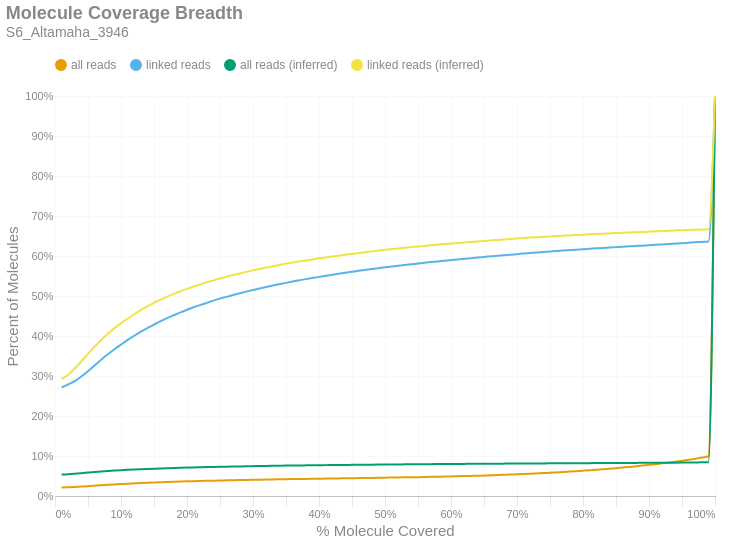

Notebook cell for this chart:
### Markdown cell above
### Molecule Read Coverage
This chart shows molecule coverage breadth as computed by the number of bases aligned to that molecule. In other words, "*how much of each unique long molecule is actually sequenced/aligned?*" Keep in mind there is a distinction between sequences and alignments, since some sequences belonging to a particular molecule may not align well and wouldn't appear in the alignment data. This chart also shows molecule coverage breadth as computed by the *inferred fragment* from which the aligned sequences originate. Unlike read coverage, this calculation takes into account the total insert size, including unsequenced gaps between the forward and reverse reads. Like the previous figures, these are cumulative percents.

### Code cell
if SKIPLR:
    print_html(f"Skipped")
else:
    binned_df = consolidated_hist(valids['coverage_bp'], mask, 0.01, True)
    binned_df_inf = consolidated_hist(valids['coverage_inserts'], mask, 0.01, True)
    binned_df = binned_df.with_columns(pl.lit(binned_df_inf['all reads (cumsum)']).alias('all reads (inferred)'))
    binned_df = binned_df.with_columns(pl.lit(binned_df_inf['linked reads (cumsum)']).alias('linked reads (inferred)'))
    binned_df = binned_df.with_columns(
        (pl.col('bin').cast(pl.Float64) + 0.01).alias('right_edge')
    )

    with SafeRender(binned_df):
        (
            density_plot(binned_df, 'Molecule Coverage Breadth', samplename, 'molcov', ['all reads (inferred)','linked reads (inferred)'])
            .encode(
                #x=alt.X('bin:Q', title="% Molecule Covered").axis(format = '%').scale(padding=0),
                x=alt.X('right_edge:Q', title="% Molecule Covered").axis(format='%').scale(padding=0),
                y=alt.Y('value:Q', title='Percent of Molecules')
                    .axis(format='%')
                    .stack(False)
                    .scale(domainMin=0, padding=0),
                color=alt.Color("key:N").scale(domain = ["all reads", "linked reads", "all reads (inferred)", "linked reads (inferred)"]),
                tooltip = [
                    alt.Tooltip("key:N", title = "Data Type"),
                    alt.Tooltip("range_label:N", title="% Molecule Covered"),
                    alt.Tooltip("value:Q", format = ".2%", title="% Molecules")
                ]
            )
        ).display()

### Figure 1 — Vega-Lite specification as saved in the notebook (floating-point values rounded to 4 significant figures)
{"width": "container", "height": 400, "config": {"title": {"anchor": "start", "dy": -15, "fontSize": 18, "color": "#888888", "subtitleColor": "#888888", "subtitleFontSize": 14}, "arc": {"fill": "#0072B2"}, "axis": {"domainColor": "#888888", "domainWidth": 0.5, "gridWidth": 0.2, "grid": false, "titleFontWeight": 400, "titleFontSize": 15, "labelFontSize": 11, "labelColor": "#888888", "tickColor": "#888888", "tickWidth": 0.2, "titleColor": "#888888"}, "axisBand": {"grid": false}, "axisX": {"grid": true, "tickSize": 10, "domainCap": "round"}, "axisY": {"domain": false, "grid": true, "tickSize": 0, "domainCap": "round"}, "background": "transparent", "header": {"labelFontSize": 15, "labelColor": "#888888", "titleFontSize": 15, "titleFontWeight": 600, "titleColor": "#888888"}, "legend": {"labelFont": "sans-serif", "labelFontSize": 12, "labelColor": "#888888", "symbolSize": 100, "symbolType": "circle", "titleFontSize": 12, "titlePadding": 10, "titleColor": "#888888", "title": null, "orient": "top"}, "range": {"category": ["#E69F00", "#56B4E9", "#009E73", "#F0E442", "#0072B2", "#D55E00", "#CC79A7", "#000000"], "diverging": ["#cfe8f3", "#a2d4ec", "#73bfe2", "#46abdb", "#1696d2", "#12719e"]}, "area": {"fill": "#0072B2", "fillOpacity": 0.7, "line": true, "strokeOpacity": 0.7}, "line": {"color": "#0072B2", "stroke": "#0072B2", "strokeWidth": 2}, "trail": {"color": "#0072B2", "stroke": "#0072B2", "strokeWidth": 0, "size": 1}, "point": {"filled": true, "fillOpacity": 1.0, "size": 95}, "text": {"color": "#888888", "fontSize": 11, "align": "right", "fontWeight": 400, "size": 11}, "bar": {"fill": "#0072B2", "stroke": null}, "view": {"stroke": null, "continuousWidth": 660, "continuousHeight": 400}}, "data": {"name": "data-73a0ef93972366074bf99d6d48f704ad"}, "mark": {"type": "line", "interpolate": "monotone", "point": {"opacity": 0, "size": 275}}, "encoding": {"color": {"field": "key", "scale": {"domain": ["all reads", "linked reads", "all reads (inferred)", "linked reads (inferred)"]}, "type": "nominal"}, "tooltip": [{"field": "key", "title": "Data Type", "type": "nominal"}, {"field": "range_label", "title": "% Molecule Covered", "type": "nominal"}, {"field": "value", "format": ".2%", "title": "% Molecules", "type": "quantitative"}], "x": {"axis": {"format": "%"}, "field": "right_edge", "scale": {"padding": 0}, "title": "% Molecule Covered", "type": "quantitative"}, "y": {"axis": {"format": "%"}, "field": "value", "scale": {"domainMin": 0, "padding": 0}, "stack": false, "title": "Percent of Molecules", "type": "quantitative"}}, "params": [{"name": "param_c36ac31b6afebe62", "select": {"type": "point", "fields": ["key"]}, "bind": "legend"}], "title": {"text": "Molecule Coverage Breadth", "subtitle": "S6_Altamaha_3946"}, "transform": [{"fold": ["all reads (cumsum)", "linked reads (cumsum)", "all reads (inferred)", "linked reads (inferred)"]}, {"calculate": "replace(datum.key, ' (cumsum)', '')", "as": "key"}, {"filter": {"param": "param_c36ac31b6afebe62"}}], "usermeta": {"embedOptions": {"downloadFileName": "S6_Altamaha_3946.molcov"}}, "$schema": "https://vega.github.io/schema/vega-lite/v6.1.0.json", "datasets": {"data-73a0ef93972366074bf99d6d48f704ad": [{"bin": "0.0", "interval": "0.0-0.01", "all reads": 0.02135, "linked reads": 0.2713, "all reads (cumsum)": 0.02135, "linked reads (cumsum)": 0.2713, "range_label": "0.0-0.01", "all reads (inferred)": 0.05362, "linked reads (inferred)": 0.2927, "right_edge": 0.01}, {"bin": "0.01", "interval": "0.01-0.02", "all reads": 0.0006385, "linked reads": 0.007708, "all reads (cumsum)": 0.02199, "linked reads (cumsum)": 0.279, "range_label": "0.01-0.02", "all reads (inferred)": 0.05446, "linked reads (inferred)": 0.3033, "right_edge": 0.02}, {"bin": "0.02", "interval": "0.02-0.03", "all reads": 0.0006838, "linked reads": 0.008333, "all reads (cumsum)": 0.02267, "linked reads (cumsum)": 0.2873, "range_label": "0.02-0.03", "all reads (inferred)": 0.05568, "linked reads (inferred)": 0.3188, "right_edge": 0.03}, {"bin": "0.03", "interval": "0.03-0.04", "all reads": 0.00092, "linked reads": 0.01149, "all reads (cumsum)": 0.02359, "linked reads (cumsum)": 0.2988, "range_label": "0.03-0.04", "all reads (inferred)": 0.05707, "linked reads (inferred)": 0.3368, "right_edge": 0.04}, {"bin": "0.04", "interval": "0.04-0.05", "all reads": 0.001042, "linked reads": 0.01322, "all reads (cumsum)": 0.02464, "linked reads (cumsum)": 0.312, "range_label": "0.04-0.05", "all reads (inferred)": 0.05851, "linked reads (inferred)": 0.3554, "right_edge": 0.05}, {"bin": "0.05", "interval": "0.05-0.06", "all reads": 0.001128, "linked reads": 0.01447, "all reads (cumsum)": 0.02576, "linked reads (cumsum)": 0.3265, "range_label": "0.05-0.06", "all reads (inferred)": 0.05992, "linked reads (inferred)": 0.3736, "right_edge": 0.06}, {"bin": "0.06", "interval": "0.06-0.07", "all reads": 0.001117, "linked reads": 0.01417, "all reads (cumsum)": 0.02688, "linked reads (cumsum)": 0.3407, "range_label": "0.06-0.07", "all reads (inferred)": 0.0612, "linked reads (inferred)": 0.3901, "right_edge": 0.07}, {"bin": "0.07", "interval": "0.07-0.08", "all reads": 0.001057, "linked reads": 0.01357, "all reads (cumsum)": 0.02794, "linked reads (cumsum)": 0.3542, "range_label": "0.07-0.08", "all reads (inferred)": 0.06238, "linked reads (inferred)": 0.4054, "right_edge": 0.08}, {"bin": "0.08", "interval": "0.08-0.09", "all reads": 0.000999, "linked reads": 0.01272, "all reads (cumsum)": 0.02894, "linked reads (cumsum)": 0.367, "range_label": "0.08-0.09", "all reads (inferred)": 0.06345, "linked reads (inferred)": 0.4193, "right_edge": 0.09}, {"bin": "0.09", "interval": "0.09-0.1", "all reads": 0.0009177, "linked reads": 0.01174, "all reads (cumsum)": 0.02985, "linked reads (cumsum)": 0.3787, "range_label": "0.09-0.1", "all reads (inferred)": 0.06442, "linked reads (inferred)": 0.4318, "right_edge": 0.1}, {"bin": "0.1", "interval": "0.1-0.11", "all reads": 0.0008968, "linked reads": 0.0115, "all reads (cumsum)": 0.03075, "linked reads (cumsum)": 0.3902, "range_label": "0.1-0.11", "all reads (inferred)": 0.06533, "linked reads (inferred)": 0.4437, "right_edge": 0.11}, {"bin": "0.11", "interval": "0.11-0.12", "all reads": 0.0008189, "linked reads": 0.01048, "all reads (cumsum)": 0.03157, "linked reads (cumsum)": 0.4007, "range_label": "0.11-0.12", "all reads (inferred)": 0.06616, "linked reads (inferred)": 0.4544, "right_edge": 0.12}, {"bin": "0.12", "interval": "0.12-0.13", "all reads": 0.0008054, "linked reads": 0.0103, "all reads (cumsum)": 0.03238, "linked reads (cumsum)": 0.411, "range_label": "0.12-0.13", "all reads (inferred)": 0.06694, "linked reads (inferred)": 0.4645, "right_edge": 0.13}, {"bin": "0.13", "interval": "0.13-0.14", "all reads": 0.0007101, "linked reads": 0.009075, "all reads (cumsum)": 0.03309, "linked reads (cumsum)": 0.4201, "range_label": "0.13-0.14", "all reads (inferred)": 0.06766, "linked reads (inferred)": 0.4738, "right_edge": 0.14}, {"bin": "0.14", "interval": "0.14-0.15", "all reads": 0.0006687, "linked reads": 0.008548, "all reads (cumsum)": 0.03375, "linked reads (cumsum)": 0.4286, "range_label": "0.14-0.15", "all reads (inferred)": 0.06835, "linked reads (inferred)": 0.4827, "right_edge": 0.15}, {"bin": "0.15", "interval": "0.15-0.16", "all reads": 0.0006463, "linked reads": 0.008353, "all reads (cumsum)": 0.0344, "linked reads (cumsum)": 0.437, "range_label": "0.15-0.16", "all reads (inferred)": 0.06897, "linked reads (inferred)": 0.4908, "right_edge": 0.16}, {"bin": "0.16", "interval": "0.16-0.17", "all reads": 0.0006068, "linked reads": 0.007774, "all reads (cumsum)": 0.03501, "linked reads (cumsum)": 0.4447, "range_label": "0.16-0.17", "all reads (inferred)": 0.06955, "linked reads (inferred)": 0.4983, "right_edge": 0.17}, {"bin": "0.17", "interval": "0.17-0.18", "all reads": 0.0005549, "linked reads": 0.007155, "all reads (cumsum)": 0.03556, "linked reads (cumsum)": 0.4519, "range_label": "0.17-0.18", "all reads (inferred)": 0.07009, "linked reads (inferred)": 0.5053, "right_edge": 0.18}, {"bin": "0.18", "interval": "0.18-0.19", "all reads": 0.0005491, "linked reads": 0.007022, "all reads (cumsum)": 0.03611, "linked reads (cumsum)": 0.4589, "range_label": "0.18-0.19", "all reads (inferred)": 0.07059, "linked reads (inferred)": 0.5118, "right_edge": 0.19}, {"bin": "0.19", "interval": "0.19-0.2", "all reads": 0.0005189, "linked reads": 0.006602, "all reads (cumsum)": 0.03663, "linked reads (cumsum)": 0.4655, "range_label": "0.19-0.2", "all reads (inferred)": 0.07106, "linked reads (inferred)": 0.5178, "right_edge": 0.2}, {"bin": "0.2", "interval": "0.2-0.21", "all reads": 0.0004906, "linked reads": 0.006289, "all reads (cumsum)": 0.03712, "linked reads (cumsum)": 0.4718, "range_label": "0.2-0.21", "all reads (inferred)": 0.07151, "linked reads (inferred)": 0.5236, "right_edge": 0.21}, {"bin": "0.21", "interval": "0.21-0.22", "all reads": 0.0004391, "linked reads": 0.005664, "all reads (cumsum)": 0.03756, "linked reads (cumsum)": 0.4775, "range_label": "0.21-0.22", "all reads (inferred)": 0.07192, "linked reads (inferred)": 0.5289, "right_edge": 0.22}, {"bin": "0.22", "interval": "0.22-0.23", "all reads": 0.0004294, "linked reads": 0.005439, "all reads (cumsum)": 0.03799, "linked reads (cumsum)": 0.4829, "range_label": "0.22-0.23", "all reads (inferred)": 0.07233, "linked reads (inferred)": 0.5342, "right_edge": 0.23}, {"bin": "0.23", "interval": "0.23-0.24", "all reads": 0.0004321, "linked reads": 0.00549, "all reads (cumsum)": 0.03842, "linked reads (cumsum)": 0.4884, "range_label": "0.23-0.24", "all reads (inferred)": 0.0727, "linked reads (inferred)": 0.539, "right_edge": 0.24}, {"bin": "0.24", "interval": "0.24-0.25", "all reads": 0.0003992, "linked reads": 0.00506, "all reads (cumsum)": 0.03882, "linked reads (cumsum)": 0.4935, "range_label": "0.24-0.25", "all reads (inferred)": 0.07307, "linked reads (inferred)": 0.5438, "right_edge": 0.25}, {"bin": "0.25", "interval": "0.25-0.26", "all reads": 0.0003493, "linked reads": 0.004369, "all reads (cumsum)": 0.03917, "linked reads (cumsum)": 0.4978, "range_label": "0.25-0.26", "all reads (inferred)": 0.07342, "linked reads (inferred)": 0.5483, "right_edge": 0.26}, {"bin": "0.26", "interval": "0.26-0.27", "all reads": 0.0003624, "linked reads": 0.004553, "all reads (cumsum)": 0.03953, "linked reads (cumsum)": 0.5024, "range_label": "0.26-0.27", "all reads (inferred)": 0.07373, "linked reads (inferred)": 0.5523, "right_edge": 0.27}, {"bin": "0.27", "interval": "0.27-0.28", "all reads": 0.0003446, "linked reads": 0.004353, "all reads (cumsum)": 0.03988, "linked reads (cumsum)": 0.5067, "range_label": "0.27-0.28", "all reads (inferred)": 0.07405, "linked reads (inferred)": 0.5564, "right_edge": 0.28}, {"bin": "0.28", "interval": "0.28-0.29", "all reads": 0.000333, "linked reads": 0.004148, "all reads (cumsum)": 0.04021, "linked reads (cumsum)": 0.5109, "range_label": "0.28-0.29", "all reads (inferred)": 0.07436, "linked reads (inferred)": 0.5604, "right_edge": 0.29}, {"bin": "0.29", "interval": "0.29-0.3", "all reads": 0.0003245, "linked reads": 0.004041, "all reads (cumsum)": 0.04053, "linked reads (cumsum)": 0.5149, "range_label": "0.29-0.3", "all reads (inferred)": 0.07465, "linked reads (inferred)": 0.5641, "right_edge": 0.3}, {"bin": "0.3", "interval": "0.3-0.31", "all reads": 0.0003233, "linked reads": 0.003954, "all reads (cumsum)": 0.04086, "linked reads (cumsum)": 0.5189, "range_label": "0.3-0.31", "all reads (inferred)": 0.07492, "linked reads (inferred)": 0.5676, "right_edge": 0.31}, {"bin": "0.31", "interval": "0.31-0.32", "all reads": 0.000309, "linked reads": 0.003759, "all reads (cumsum)": 0.04117, "linked reads (cumsum)": 0.5226, "range_label": "0.31-0.32", "all reads (inferred)": 0.0752, "linked reads (inferred)": 0.5711, "right_edge": 0.32}, {"bin": "0.32", "interval": "0.32-0.33", "all reads": 0.0002877, "linked reads": 0.003498, "all reads (cumsum)": 0.04145, "linked reads (cumsum)": 0.5261, "range_label": "0.32-0.33", "all reads (inferred)": 0.07544, "linked reads (inferred)": 0.5742, "right_edge": 0.33}, {"bin": "0.33", "interval": "0.33-0.34", "all reads": 0.0002757, "linked reads": 0.00337, "all reads (cumsum)": 0.04173, "linked reads (cumsum)": 0.5295, "range_label": "0.33-0.34", "all reads (inferred)": 0.0757, "linked reads (inferred)": 0.5775, "right_edge": 0.34}, {"bin": "0.34", "interval": "0.34-0.35", "all reads": 0.00028, "linked reads": 0.003349, "all reads (cumsum)": 0.04201, "linked reads (cumsum)": 0.5329, "range_label": "0.34-0.35", "all reads (inferred)": 0.07596, "linked reads (inferred)": 0.5809, "right_edge": 0.35}, {"bin": "0.35", "interval": "0.35-0.36", "all reads": 0.0002714, "linked reads": 0.003196, "all reads (cumsum)": 0.04228, "linked reads (cumsum)": 0.5361, "range_label": "0.35-0.36", "all reads (inferred)": 0.07619, "linked reads (inferred)": 0.5839, "right_edge": 0.36}, {"bin": "0.36", "interval": "0.36-0.37", "all reads": 0.0002621, "linked reads": 0.003083, "all reads (cumsum)": 0.04254, "linked reads (cumsum)": 0.5391, "range_label": "0.36-0.37", "all reads (inferred)": 0.0764, "linked reads (inferred)": 0.5865, "right_edge": 0.37}, {"bin": "0.37", "interval": "0.37-0.38", "all reads": 0.0002594, "linked reads": 0.003027, "all reads (cumsum)": 0.0428, "linked reads (cumsum)": 0.5422, "range_label": "0.37-0.38", "all reads (inferred)": 0.07659, "linked reads (inferred)": 0.5889, "right_edge": 0.38}, {"bin": "0.38", "interval": "0.38-0.39", "all reads": 0.0002486, "linked reads": 0.002858, "all reads (cumsum)": 0.04305, "linked reads (cumsum)": 0.545, "range_label": "0.38-0.39", "all reads (inferred)": 0.07679, "linked reads (inferred)": 0.5915, "right_edge": 0.39}, {"bin": "0.39", "interval": "0.39-0.4", "all reads": 0.0002447, "linked reads": 0.002771, "all reads (cumsum)": 0.0433, "linked reads (cumsum)": 0.5478, "range_label": "0.39-0.4", "all reads (inferred)": 0.07701, "linked reads (inferred)": 0.5942, "right_edge": 0.4}, {"bin": "0.4", "interval": "0.4-0.41", "all reads": 0.0002358, "linked reads": 0.002627, "all reads (cumsum)": 0.04353, "linked reads (cumsum)": 0.5504, "range_label": "0.4-0.41", "all reads (inferred)": 0.07719, "linked reads (inferred)": 0.5964, "right_edge": 0.41}, {"bin": "0.41", "interval": "0.41-0.42", "all reads": 0.0002463, "linked reads": 0.002648, "all reads (cumsum)": 0.04378, "linked reads (cumsum)": 0.5531, "range_label": "0.41-0.42", "all reads (inferred)": 0.07737, "linked reads (inferred)": 0.5988, "right_edge": 0.42}, {"bin": "0.42", "interval": "0.42-0.43", "all reads": 0.0002463, "linked reads": 0.00251, "all reads (cumsum)": 0.04403, "linked reads (cumsum)": 0.5556, "range_label": "0.42-0.43", "all reads (inferred)": 0.07754, "linked reads (inferred)": 0.6009, "right_edge": 0.43}, {"bin": "0.43", "interval": "0.43-0.44", "all reads": 0.0002563, "linked reads": 0.002627, "all reads (cumsum)": 0.04428, "linked reads (cumsum)": 0.5582, "range_label": "0.43-0.44", "all reads (inferred)": 0.07772, "linked reads (inferred)": 0.6031, "right_edge": 0.44}, {"bin": "0.44", "interval": "0.44-0.45", "all reads": 0.0002436, "linked reads": 0.002366, "all reads (cumsum)": 0.04452, "linked reads (cumsum)": 0.5606, "range_label": "0.44-0.45", "all reads (inferred)": 0.07789, "linked reads (inferred)": 0.6052, "right_edge": 0.45}, {"bin": "0.45", "interval": "0.45-0.46", "all reads": 0.0002447, "linked reads": 0.002382, "all reads (cumsum)": 0.04477, "linked reads (cumsum)": 0.563, "range_label": "0.45-0.46", "all reads (inferred)": 0.07807, "linked reads (inferred)": 0.6074, "right_edge": 0.46}, {"bin": "0.46", "interval": "0.46-0.47", "all reads": 0.0002482, "linked reads": 0.002218, "all reads (cumsum)": 0.04502, "linked reads (cumsum)": 0.5652, "range_label": "0.46-0.47", "all reads (inferred)": 0.07824, "linked reads (inferred)": 0.6096, "right_edge": 0.47}, {"bin": "0.47", "interval": "0.47-0.48", "all reads": 0.000273, "linked reads": 0.002356, "all reads (cumsum)": 0.04529, "linked reads (cumsum)": 0.5675, "range_label": "0.47-0.48", "all reads (inferred)": 0.0784, "linked reads (inferred)": 0.6115, "right_edge": 0.48}, {"bin": "0.48", "interval": "0.48-0.49", "all reads": 0.000247, "linked reads": 0.002049, "all reads (cumsum)": 0.04554, "linked reads (cumsum)": 0.5696, "range_label": "0.48-0.49", "all reads (inferred)": 0.07856, "linked reads (inferred)": 0.6134, "right_edge": 0.49}, {"bin": "0.49", "interval": "0.49-0.5", "all reads": 0.0002753, "linked reads": 0.00209, "all reads (cumsum)": 0.04581, "linked reads (cumsum)": 0.5717, "range_label": "0.49-0.5", "all reads (inferred)": 0.07871, "linked reads (inferred)": 0.6153, "right_edge": 0.5}, {"bin": "0.5", "interval": "0.5-0.51", "all reads": 0.0002405, "linked reads": 0.001833, "all reads (cumsum)": 0.04605, "linked reads (cumsum)": 0.5735, "range_label": "0.5-0.51", "all reads (inferred)": 0.07885, "linked reads (inferred)": 0.6171, "right_edge": 0.51}, {"bin": "0.51", "interval": "0.51-0.52", "all reads": 0.0002803, "linked reads": 0.002043, "all reads (cumsum)": 0.04633, "linked reads (cumsum)": 0.5755, "range_label": "0.51-0.52", "all reads (inferred)": 0.079, "linked reads (inferred)": 0.6189, "right_edge": 0.52}, {"bin": "0.52", "interval": "0.52-0.53", "all reads": 0.0002664, "linked reads": 0.001808, "all reads (cumsum)": 0.0466, "linked reads (cumsum)": 0.5773, "range_label": "0.52-0.53", "all reads (inferred)": 0.07914, "linked reads (inferred)": 0.6205, "right_edge": 0.53}, {"bin": "0.53", "interval": "0.53-0.54", "all reads": 0.0002765, "linked reads": 0.001823, "all reads (cumsum)": 0.04688, "linked reads (cumsum)": 0.5792, "range_label": "0.53-0.54", "all reads (inferred)": 0.07928, "linked reads (inferred)": 0.6222, "right_edge": 0.54}, {"bin": "0.54", "interval": "0.54-0.55", "all reads": 0.0003047, "linked reads": 0.001921, "all reads (cumsum)": 0.04718, "linked reads (cumsum)": 0.5811, "range_label": "0.54-0.55", "all reads (inferred)": 0.07941, "linked reads (inferred)": 0.6238, "right_edge": 0.55}, {"bin": "0.55", "interval": "0.55-0.56", "all reads": 0.0003249, "linked reads": 0.001869, "all reads (cumsum)": 0.04751, "linked reads (cumsum)": 0.583, "range_label": "0.55-0.56", "all reads (inferred)": 0.07954, "linked reads (inferred)": 0.6253, "right_edge": 0.56}, {"bin": "0.56", "interval": "0.56-0.57", "all reads": 0.000326, "linked reads": 0.001767, "all reads (cumsum)": 0.04783, "linked reads (cumsum)": 0.5847, "range_label": "0.56-0.57", "all reads (inferred)": 0.07967, "linked reads (inferred)": 0.6268, "right_edge": 0.57}, {"bin": "0.57", "interval": "0.57-0.58", "all reads": 0.0003555, "linked reads": 0.001711, "all reads (cumsum)": 0.04819, "linked reads (cumsum)": 0.5864, "range_label": "0.57-0.58", "all reads (inferred)": 0.07979, "linked reads (inferred)": 0.6283, "right_edge": 0.58}, {"bin": "0.58", "interval": "0.58-0.59", "all reads": 0.0003539, "linked reads": 0.001613, "all reads (cumsum)": 0.04854, "linked reads (cumsum)": 0.5881, "range_label": "0.58-0.59", "all reads (inferred)": 0.07991, "linked reads (inferred)": 0.6297, "right_edge": 0.59}, {"bin": "0.59", "interval": "0.59-0.6", "all reads": 0.0004019, "linked reads": 0.001731, "all reads (cumsum)": 0.04894, "linked reads (cumsum)": 0.5898, "range_label": "0.59-0.6", "all reads (inferred)": 0.08004, "linked reads (inferred)": 0.6311, "right_edge": 0.6}, {"bin": "0.6", "interval": "0.6-0.61", "all reads": 0.000376, "linked reads": 0.001531, "all reads (cumsum)": 0.04932, "linked reads (cumsum)": 0.5913, "range_label": "0.6-0.61", "all reads (inferred)": 0.08015, "linked reads (inferred)": 0.6325, "right_edge": 0.61}, {"bin": "0.61", "interval": "0.61-0.62", "all reads": 0.0004279, "linked reads": 0.001695, "all reads (cumsum)": 0.04975, "linked reads (cumsum)": 0.593, "range_label": "0.61-0.62", "all reads (inferred)": 0.08026, "linked reads (inferred)": 0.6338, "right_edge": 0.62}, {"bin": "0.62", "interval": "0.62-0.63", "all reads": 0.000467, "linked reads": 0.001649, "all reads (cumsum)": 0.05021, "linked reads (cumsum)": 0.5947, "range_label": "0.62-0.63", "all reads (inferred)": 0.08038, "linked reads (inferred)": 0.6353, "right_edge": 0.63}, {"bin": "0.63", "interval": "0.63-0.64", "all reads": 0.0004832, "linked reads": 0.001536, "all reads (cumsum)": 0.0507, "linked reads (cumsum)": 0.5962, "range_label": "0.63-0.64", "all reads (inferred)": 0.08049, "linked reads (inferred)": 0.6365, "right_edge": 0.64}, {"bin": "0.64", "interval": "0.64-0.65", "all reads": 0.000484, "linked reads": 0.001424, "all reads (cumsum)": 0.05118, "linked reads (cumsum)": 0.5976, "range_label": "0.64-0.65", "all reads (inferred)": 0.08061, "linked reads (inferred)": 0.6378, "right_edge": 0.65}, {"bin": "0.65", "interval": "0.65-0.66", "all reads": 0.0005359, "linked reads": 0.00148, "all reads (cumsum)": 0.05172, "linked reads (cumsum)": 0.5991, "range_label": "0.65-0.66", "all reads (inferred)": 0.08072, "linked reads (inferred)": 0.6391, "right_edge": 0.66}, {"bin": "0.66", "interval": "0.66-0.67", "all reads": 0.0005254, "linked reads": 0.001465, "all reads (cumsum)": 0.05224, "linked reads (cumsum)": 0.6006, "range_label": "0.66-0.67", "all reads (inferred)": 0.08082, "linked reads (inferred)": 0.6402, "right_edge": 0.67}, {"bin": "0.67", "interval": "0.67-0.68", "all reads": 0.0005928, "linked reads": 0.00127, "all reads (cumsum)": 0.05284, "linked reads (cumsum)": 0.6018, "range_label": "0.67-0.68", "all reads (inferred)": 0.08093, "linked reads (inferred)": 0.6414, "right_edge": 0.68}, {"bin": "0.68", "interval": "0.68-0.69", "all reads": 0.0006385, "linked reads": 0.001485, "all reads (cumsum)": 0.05347, "linked reads (cumsum)": 0.6033, "range_label": "0.68-0.69", "all reads (inferred)": 0.08105, "linked reads (inferred)": 0.6427, "right_edge": 0.69}, {"bin": "0.69", "interval": "0.69-0.7", "all reads": 0.0006823, "linked reads": 0.001347, "all reads (cumsum)": 0.05416, "linked reads (cumsum)": 0.6047, "range_label": "0.69-0.7", "all reads (inferred)": 0.08116, "linked reads (inferred)": 0.6438, "right_edge": 0.7}, {"bin": "0.7", "interval": "0.7-0.71", "all reads": 0.0007175, "linked reads": 0.001495, "all reads (cumsum)": 0.05487, "linked reads (cumsum)": 0.6062, "range_label": "0.7-0.71", "all reads (inferred)": 0.08125, "linked reads (inferred)": 0.6449, "right_edge": 0.71}, {"bin": "0.71", "interval": "0.71-0.72", "all reads": 0.0007508, "linked reads": 0.001275, "all reads (cumsum)": 0.05563, "linked reads (cumsum)": 0.6074, "range_label": "0.71-0.72", "all reads (inferred)": 0.08136, "linked reads (inferred)": 0.646, "right_edge": 0.72}, {"bin": "0.72", "interval": "0.72-0.73", "all reads": 0.0008019, "linked reads": 0.001332, "all reads (cumsum)": 0.05643, "linked reads (cumsum)": 0.6088, "range_label": "0.72-0.73", "all reads (inferred)": 0.08145, "linked reads (inferred)": 0.6469, "right_edge": 0.73}, {"bin": "0.73", "interval": "0.73-0.74", "all reads": 0.0007891, "linked reads": 0.001163, "all reads (cumsum)": 0.05722, "linked reads (cumsum)": 0.6099, "range_label": "0.73-0.74", "all reads (inferred)": 0.08153, "linked reads (inferred)": 0.6479, "right_edge": 0.74}, {"bin": "0.74", "interval": "0.74-0.75", "all reads": 0.0009216, "linked reads": 0.001275, "all reads (cumsum)": 0.05814, "linked reads (cumsum)": 0.6112, "range_label": "0.74-0.75", "all reads (inferred)": 0.08163, "linked reads (inferred)": 0.6489, "right_edge": 0.75}, {"bin": "0.75", "interval": "0.75-0.76", "all reads": 0.0008902, "linked reads": 0.001029, "all reads (cumsum)": 0.05903, "linked reads (cumsum)": 0.6122, "range_label": "0.75-0.76", "all reads (inferred)": 0.08171, "linked reads (inferred)": 0.6497, "right_edge": 0.76}, {"bin": "0.76", "interval": "0.76-0.77", "all reads": 0.0009754, "linked reads": 0.001285, "all reads (cumsum)": 0.06, "linked reads (cumsum)": 0.6135, "range_label": "0.76-0.77", "all reads (inferred)": 0.0818, "linked reads (inferred)": 0.6506, "right_edge": 0.77}, {"bin": "0.77", "interval": "0.77-0.78", "all reads": 0.001008, "linked reads": 0.001091, "all reads (cumsum)": 0.06101, "linked reads (cumsum)": 0.6146, "range_label": "0.77-0.78", "all reads (inferred)": 0.08189, "linked reads (inferred)": 0.6514, "right_edge": 0.78}, {"bin": "0.78", "interval": "0.78-0.79", "all reads": 0.001066, "linked reads": 0.001122, "all reads (cumsum)": 0.06208, "linked reads (cumsum)": 0.6157, "range_label": "0.78-0.79", "all reads (inferred)": 0.08197, "linked reads (inferred)": 0.6523, "right_edge": 0.79}, {"bin": "0.79", "interval": "0.79-0.8", "all reads": 0.001128, "linked reads": 0.001209, "all reads (cumsum)": 0.06321, "linked reads (cumsum)": 0.6169, "range_label": "0.79-0.8", "all reads (inferred)": 0.08208, "linked reads (inferred)": 0.6533, "right_edge": 0.8}, {"bin": "0.8", "interval": "0.8-0.81", "all reads": 0.001151, "linked reads": 0.001045, "all reads (cumsum)": 0.06436, "linked reads (cumsum)": 0.618, "range_label": "0.8-0.81", "all reads (inferred)": 0.08217, "linked reads (inferred)": 0.6541, "right_edge": 0.81}, {"bin": "0.81", "interval": "0.81-0.82", "all reads": 0.001232, "linked reads": 0.001091, "all reads (cumsum)": 0.06559, "linked reads (cumsum)": 0.6191, "range_label": "0.81-0.82", "all reads (inferred)": 0.08226, "linked reads (inferred)": 0.655, "right_edge": 0.82}, {"bin": "0.82", "interval": "0.82-0.83", "all reads": 0.001271, "linked reads": 0.000968, "all reads (cumsum)": 0.06686, "linked reads (cumsum)": 0.62, "range_label": "0.82-0.83", "all reads (inferred)": 0.08234, "linked reads (inferred)": 0.6558, "right_edge": 0.83}, {"bin": "0.83", "interval": "0.83-0.84", "all reads": 0.001318, "linked reads": 0.001106, "all reads (cumsum)": 0.06818, "linked reads (cumsum)": 0.6212, "range_label": "0.83-0.84", "all reads (inferred)": 0.08243, "linked reads (inferred)": 0.6566, "right_edge": 0.84}, {"bin": "0.84", "interval": "0.84-0.85", "all reads": 0.001404, "linked reads": 0.00104, "all reads (cumsum)": 0.06958, "linked reads (cumsum)": 0.6222, "range_label": "0.84-0.85", "all reads (inferred)": 0.08251, "linked reads (inferred)": 0.6573, "right_edge": 0.85}, {"bin": "0.85", "interval": "0.85-0.86", "all reads": 0.001528, "linked reads": 0.00104, "all reads (cumsum)": 0.07111, "linked reads (cumsum)": 0.6232, "range_label": "0.85-0.86", "all reads (inferred)": 0.08261, "linked reads (inferred)": 0.6581, "right_edge": 0.86}, {"bin": "0.86", "interval": "0.86-0.87", "all reads": 0.001517, "linked reads": 0.0008655, "all reads (cumsum)": 0.07263, "linked reads (cumsum)": 0.6241, "range_label": "0.86-0.87", "all reads (inferred)": 0.0827, "linked reads (inferred)": 0.6588, "right_edge": 0.87}, {"bin": "0.87", "interval": "0.87-0.88", "all reads": 0.00169, "linked reads": 0.0009372, "all reads (cumsum)": 0.07432, "linked reads (cumsum)": 0.625, "range_label": "0.87-0.88", "all reads (inferred)": 0.08278, "linked reads (inferred)": 0.6595, "right_edge": 0.88}, {"bin": "0.88", "interval": "0.88-0.89", "all reads": 0.001719, "linked reads": 0.0008604, "all reads (cumsum)": 0.07603, "linked reads (cumsum)": 0.6259, "range_label": "0.88-0.89", "all reads (inferred)": 0.08286, "linked reads (inferred)": 0.6602, "right_edge": 0.89}, {"bin": "0.89", "interval": "0.89-0.9", "all reads": 0.001802, "linked reads": 0.001014, "all reads (cumsum)": 0.07784, "linked reads (cumsum)": 0.6269, "range_label": "0.89-0.9", "all reads (inferred)": 0.08296, "linked reads (inferred)": 0.6609, "right_edge": 0.9}, {"bin": "0.9", "interval": "0.9-0.91", "all reads": 0.001819, "linked reads": 0.001127, "all reads (cumsum)": 0.07966, "linked reads (cumsum)": 0.628, "range_label": "0.9-0.91", "all reads (inferred)": 0.08307, "linked reads (inferred)": 0.6617, "right_edge": 0.91}, {"bin": "0.91", "interval": "0.91-0.92", "all reads": 0.002051, "linked reads": 0.0009372, "all reads (cumsum)": 0.08171, "linked reads (cumsum)": 0.629, "range_label": "0.91-0.92", "all reads (inferred)": 0.08319, "linked reads (inferred)": 0.6624, "right_edge": 0.92}, {"bin": "0.92", "interval": "0.92-0.93", "all reads": 0.001967, "linked reads": 0.001101, "all reads (cumsum)": 0.08367, "linked reads (cumsum)": 0.6301, "range_label": "0.92-0.93", "all reads (inferred)": 0.0833, "linked reads (inferred)": 0.6632, "right_edge": 0.93}, {"bin": "0.93", "interval": "0.93-0.94", "all reads": 0.00213, "linked reads": 0.0009321, "all reads (cumsum)": 0.0858, "linked reads (cumsum)": 0.631, "range_label": "0.93-0.94", "all reads (inferred)": 0.08341, "linked reads (inferred)": 0.6638, "right_edge": 0.94}, {"bin": "0.94", "interval": "0.94-0.95", "all reads": 0.002476, "linked reads": 0.0009372, "all reads (cumsum)": 0.08828, "linked reads (cumsum)": 0.6319, "range_label": "0.94-0.95", "all reads (inferred)": 0.08353, "linked reads (inferred)": 0.6644, "right_edge": 0.95}, {"bin": "0.95", "interval": "0.95-0.96", "all reads": 0.002177, "linked reads": 0.001122, "all reads (cumsum)": 0.09046, "linked reads (cumsum)": 0.6331, "range_label": "0.95-0.96", "all reads (inferred)": 0.08371, "linked reads (inferred)": 0.6651, "right_edge": 0.96}, {"bin": "0.96", "interval": "0.96-0.97", "all reads": 0.002574, "linked reads": 0.001147, "all reads (cumsum)": 0.09303, "linked reads (cumsum)": 0.6342, "range_label": "0.96-0.97", "all reads (inferred)": 0.08387, "linked reads (inferred)": 0.6659, "right_edge": 0.97}, {"bin": "0.97", "interval": "0.97-0.98", "all reads": 0.003267, "linked reads": 0.0009936, "all reads (cumsum)": 0.0963, "linked reads (cumsum)": 0.6352, "range_label": "0.97-0.98", "all reads (inferred)": 0.08411, "linked reads (inferred)": 0.6663, "right_edge": 0.98}, {"bin": "0.98", "interval": "0.98-0.99", "all reads": 0.003162, "linked reads": 0.001014, "all reads (cumsum)": 0.09946, "linked reads (cumsum)": 0.6362, "range_label": "0.98-0.99", "all reads (inferred)": 0.08454, "linked reads (inferred)": 0.6667, "right_edge": 0.99}, {"bin": "0.99", "interval": "0.99-1.0", "all reads": 0.9005, "linked reads": 0.3638, "all reads (cumsum)": 1.0, "linked reads (cumsum)": 1.0, "range_label": "0.99-1.0", "all reads (inferred)": 1.0, "linked reads (inferred)": 1.0, "right_edge": 1.0}]}}
